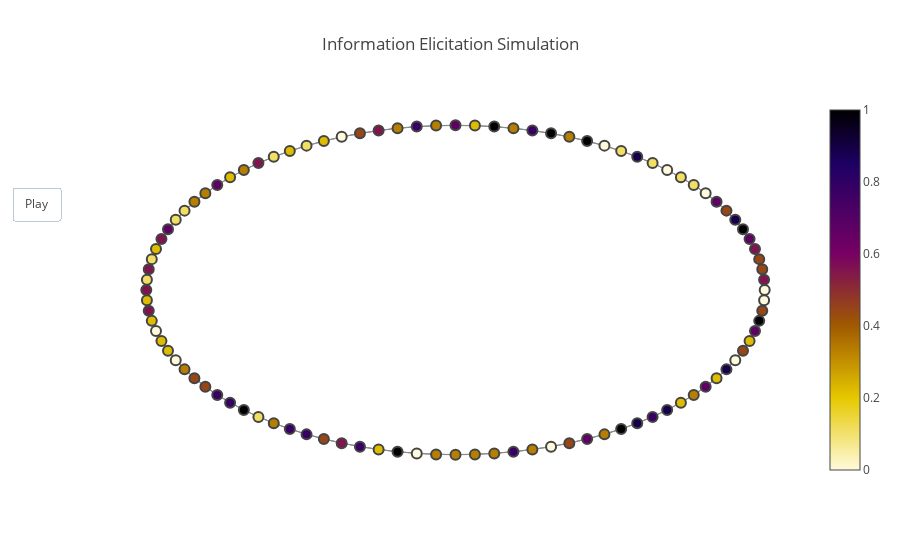
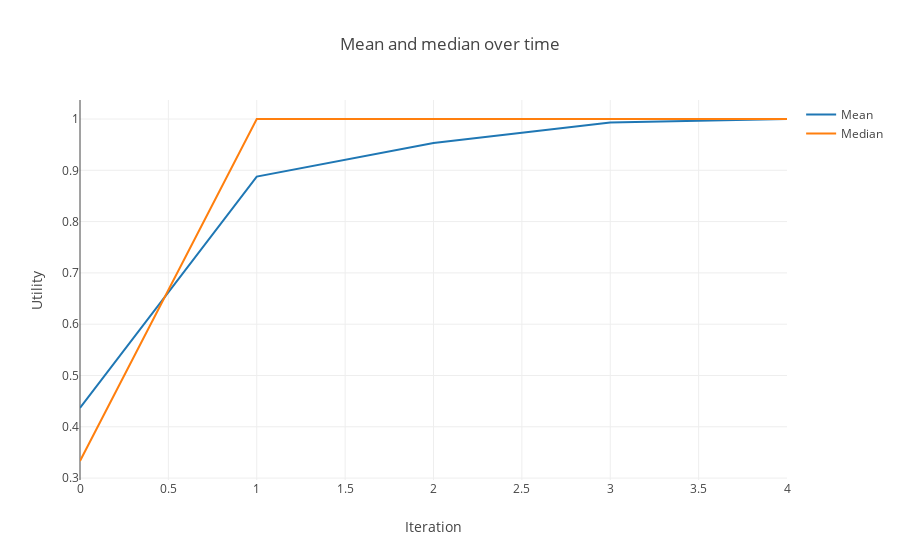
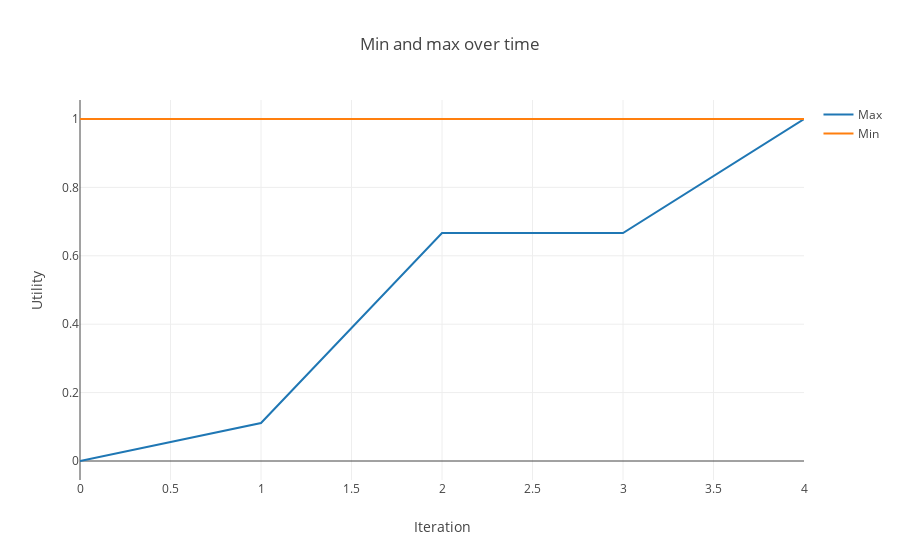
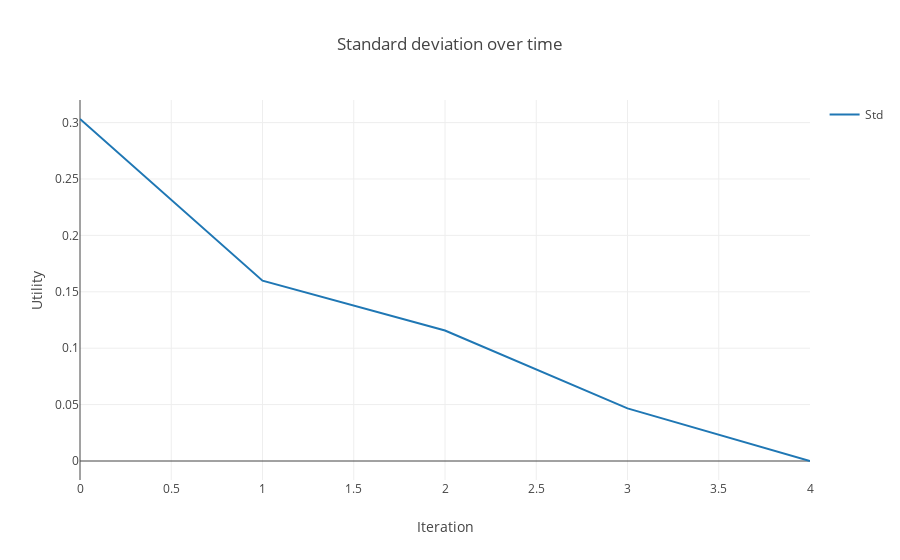

Notebook code cell kept with these figures, in order:
### Code cell
simple = SimpleSimulator()
